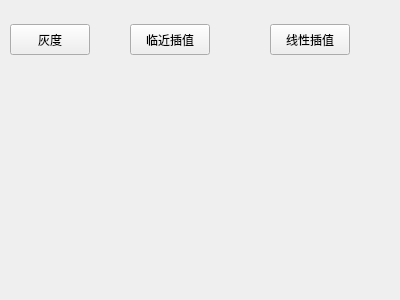
<?xml version="1.0" encoding="UTF-8"?>
<ui version="4.0">
 <class>Widget</class>
 <widget class="QWidget" name="Widget">
  <property name="geometry">
   <rect>
    <x>0</x>
    <y>0</y>
    <width>400</width>
    <height>300</height>
   </rect>
  </property>
  <property name="windowTitle">
   <string>Widget</string>
  </property>
  <widget class="QPushButton" name="turngrad">
   <property name="geometry">
    <rect>
     <x>10</x>
     <y>24</y>
     <width>80</width>
     <height>31</height>
    </rect>
   </property>
   <property name="text">
    <string>灰度</string>
   </property>
  </widget>
  <widget class="QWidget" name="widgetRaw" native="true">
   <property name="geometry">
    <rect>
     <x>20</x>
     <y>170</y>
     <width>120</width>
     <height>80</height>
    </rect>
   </property>
  </widget>
  <widget class="QWidget" name="widgetResult" native="true">
   <property name="geometry">
    <rect>
     <x>220</x>
     <y>190</y>
     <width>120</width>
     <height>80</height>
    </rect>
   </property>
  </widget>
  <widget class="QPushButton" name="nearChange">
   <property name="geometry">
    <rect>
     <x>130</x>
     <y>24</y>
     <width>80</width>
     <height>31</height>
    </rect>
   </property>
   <property name="text">
    <string>临近插值</string>
   </property>
  </widget>
  <widget class="QPushButton" name="lineChange">
   <property name="geometry">
    <rect>
     <x>270</x>
     <y>24</y>
     <width>80</width>
     <height>31</height>
    </rect>
   </property>
   <property name="text">
    <string>线性插值</string>
   </property>
  </widget>
 </widget>
 <layoutdefault spacing="6" margin="11"/>
 <resources/>
 <connections/>
</ui>
